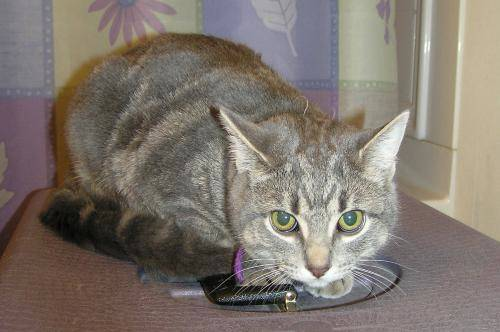
#> input picture images/cat.82.jpg, 500 x 332 px
$ jupyter execute --allow-errors '阈值与平滑处理.ipynb'   (shell and % lines are left out)
#> lines starting #> are read from the running program, lines starting #| are printed output that depends on the picture; after the words box and inside, x2 and y2 are one past the last pixel; in counts of white or black regions, pixels touching at a corner belong together
[cell 1]
import cv2
import numpy as np
import random
import matplotlib.pyplot as plt

#### 图像阈值
**ret dict = cv2.threshold(src,thresh,maxval,type)**
 - src:  输入图，只能输入单通道图像，通常来说是灰度图
 - dst:  输出图
 - thresh: 阈值
 - maxval: 当像素超过了阈值（或者小于阈值，根据type来决定），所赋予的值
 - type 二值化操作的类型，包含以下五种：
     - cv2.THRESH_BINARY 超过阈值部分取maxval(最大值)，否则取0
     - cv2.THRESH_BINARY_INV  超过阈值部分取0，否则取最大值
     - cv2.THRESH_TRUNC 大于阈值部分设为阈值，否则不变
     - cv2.THRESH_TOZEROS 大于阈值部分不变，否则取0
     - cv2.THRESH_TOZERO_INV 大于阈值部分取0，否则不变

[cell 2]
img = cv2.imread('images/cat.82.jpg')
#> img is the input picture: shape (332, 500, 3); mean B, G, R 110, 118.4, 127.3
img_gray = cv2.cvtColor(img,cv2.COLOR_BGR2GRAY)
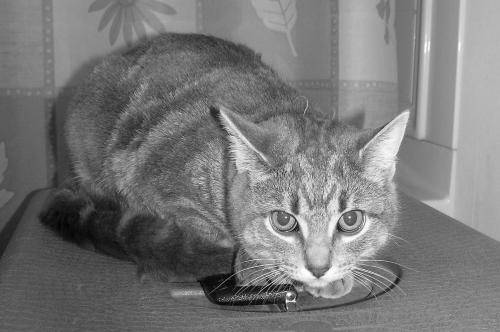
#> img_gray: shape (332, 500); min 0, max 255, mean 120.1

[cell 3]
ret ,thresh1 = cv2.threshold(img_gray,127,255,cv2.THRESH_BINARY)
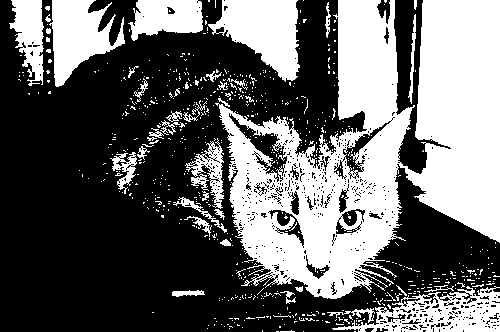
#> thresh1: shape (332, 500); 40.2% white; 694 white regions (654 under 20 px), largest, box (x1, y1, x2, y2) and area: (215, 0, 500, 299) 45328, (208, 0, 300, 82) 4414, (332, 286, 500, 332) 3676
ret2 ,thresh2 = cv2.threshold(img_gray,127,255,cv2.THRESH_BINARY_INV)
ret3 ,thresh3 = cv2.threshold(img_gray,127,255,cv2.THRESH_TRUNC)
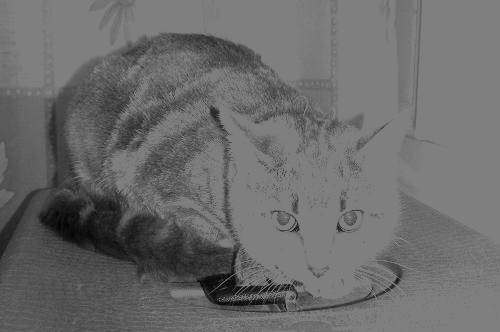
#> thresh3: shape (332, 500); min 0, max 127, mean 106.8
ret4 ,thresh4 = cv2.threshold(img_gray,127,255,cv2.THRESH_TOZERO)
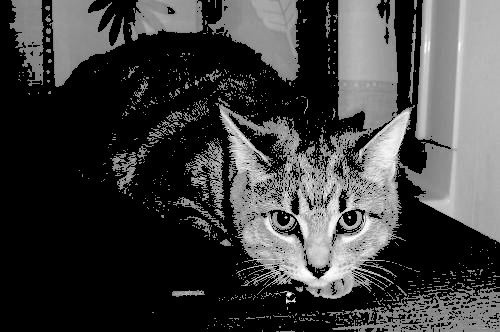
#> thresh4: shape (332, 500); min 0, max 255, mean 64.4
ret5 ,thresh5 = cv2.threshold(img_gray,127,255,cv2.THRESH_TOZERO_INV)
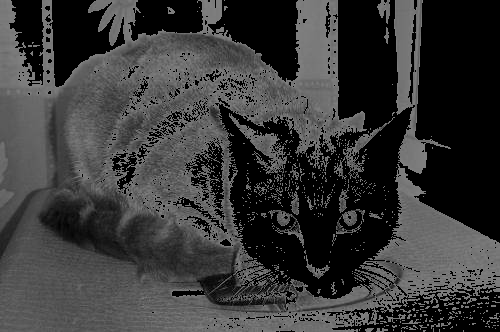
#> thresh5: shape (332, 500); min 0, max 127, mean 55.7

title = ['ORIGINAL','BINARY','BINARY_INV','TRUNC','TOZERO','TOZERO_INV']
images = [img,thresh1,thresh2,thresh3,thresh4,thresh5]

for i in range(len(title)):
    # plt.subplot() 三个参数，第一个参数为行数，第二个参数为列数，第三个参数为索引
    plt.subplot(2,3,i+1) , plt.imshow(images[i],'gray')
    plt.title(title[i])
plt.show()
#> figure, not shown here; B, G, R data is drawn as R, G, B

$ run again, with images/cat.100.jpg copied over images/cat.82.jpg
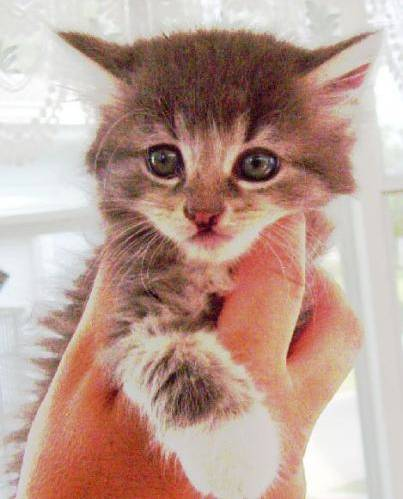
#> input picture images/cat.100.jpg, 403 x 499 px
#> img is the input picture: shape (499, 403, 3); mean B, G, R 147.9, 158.8, 188
#> `ret ,thresh1 = cv2.threshold(img_gray,127,255,cv2.THRESH_BINARY)`:
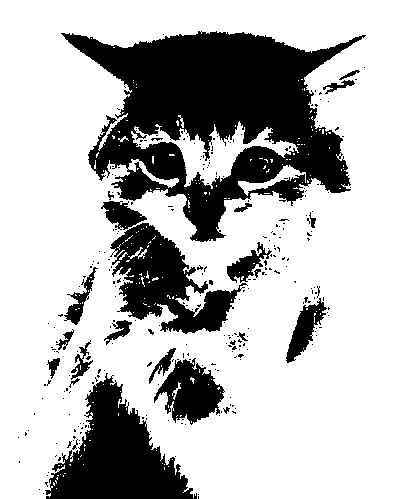
#> thresh1: shape (499, 403); 72.5% white; 281 black regions (257 under 20 px), largest, box (x1, y1, x2, y2) and area: (61, 31, 366, 242) 31193, (45, 373, 197, 499) 9281, (110, 223, 248, 334) 6828
#> `ret5 ,thresh5 = cv2.threshold(img_gray,127,255,cv2.THRESH_TOZERO_INV)`:
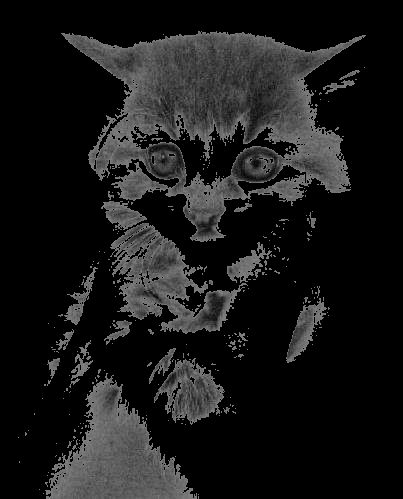
#> thresh5: shape (499, 403); min 0, max 127, mean 24.8

$ run again, with images/cat.101.jpg copied over images/cat.82.jpg
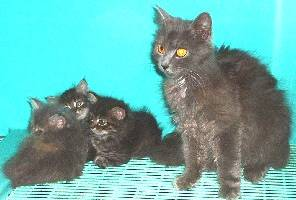
#> input picture images/cat.101.jpg, 296 x 200 px
#> img is the input picture: shape (200, 296, 3); mean B, G, R 172.6, 177.6, 106.5
#> `ret ,thresh1 = cv2.threshold(img_gray,127,255,cv2.THRESH_BINARY)`:
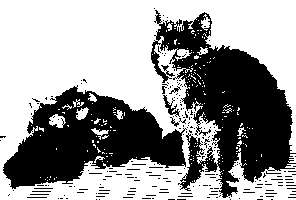
#> thresh1: shape (200, 296); 59.9% white; 219 black regions (212 under 20 px), largest, box (x1, y1, x2, y2) and area: (151, 10, 296, 198) 12540, (3, 85, 187, 189) 10041, (163, 95, 180, 117) 122
#> `ret5 ,thresh5 = cv2.threshold(img_gray,127,255,cv2.THRESH_TOZERO_INV)`:
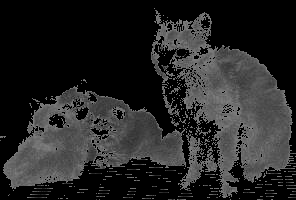
#> thresh5: shape (200, 296); min 0, max 127, mean 37.3

$ run again, with images/cat.102.jpg copied over images/cat.82.jpg
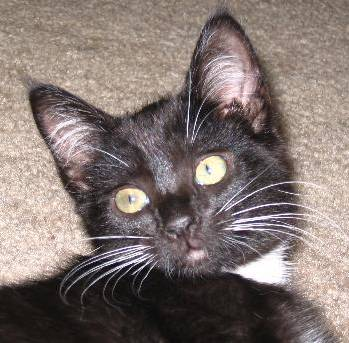
#> input picture images/cat.102.jpg, 349 x 343 px
#> img is the input picture: shape (343, 349, 3); mean B, G, R 111.8, 115.9, 128.6
#> `ret ,thresh1 = cv2.threshold(img_gray,127,255,cv2.THRESH_BINARY)`:
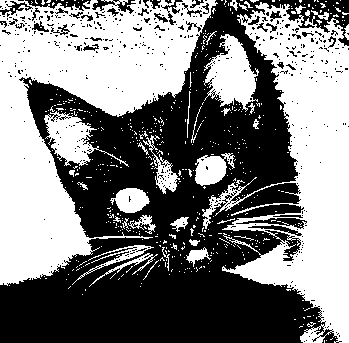
#> thresh1: shape (343, 349); 49.2% white; 529 white regions (493 under 20 px), largest, box (x1, y1, x2, y2) and area: (0, 0, 218, 286) 27951, (202, 2, 349, 343) 21424, (204, 34, 259, 112) 2343
#> `ret5 ,thresh5 = cv2.threshold(img_gray,127,255,cv2.THRESH_TOZERO_INV)`:
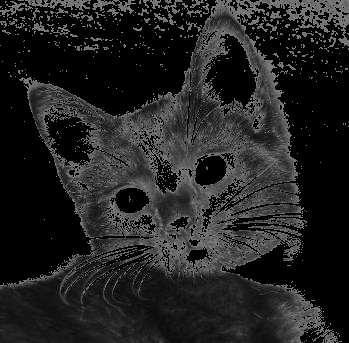
#> thresh5: shape (343, 349); min 0, max 127, mean 33.5
